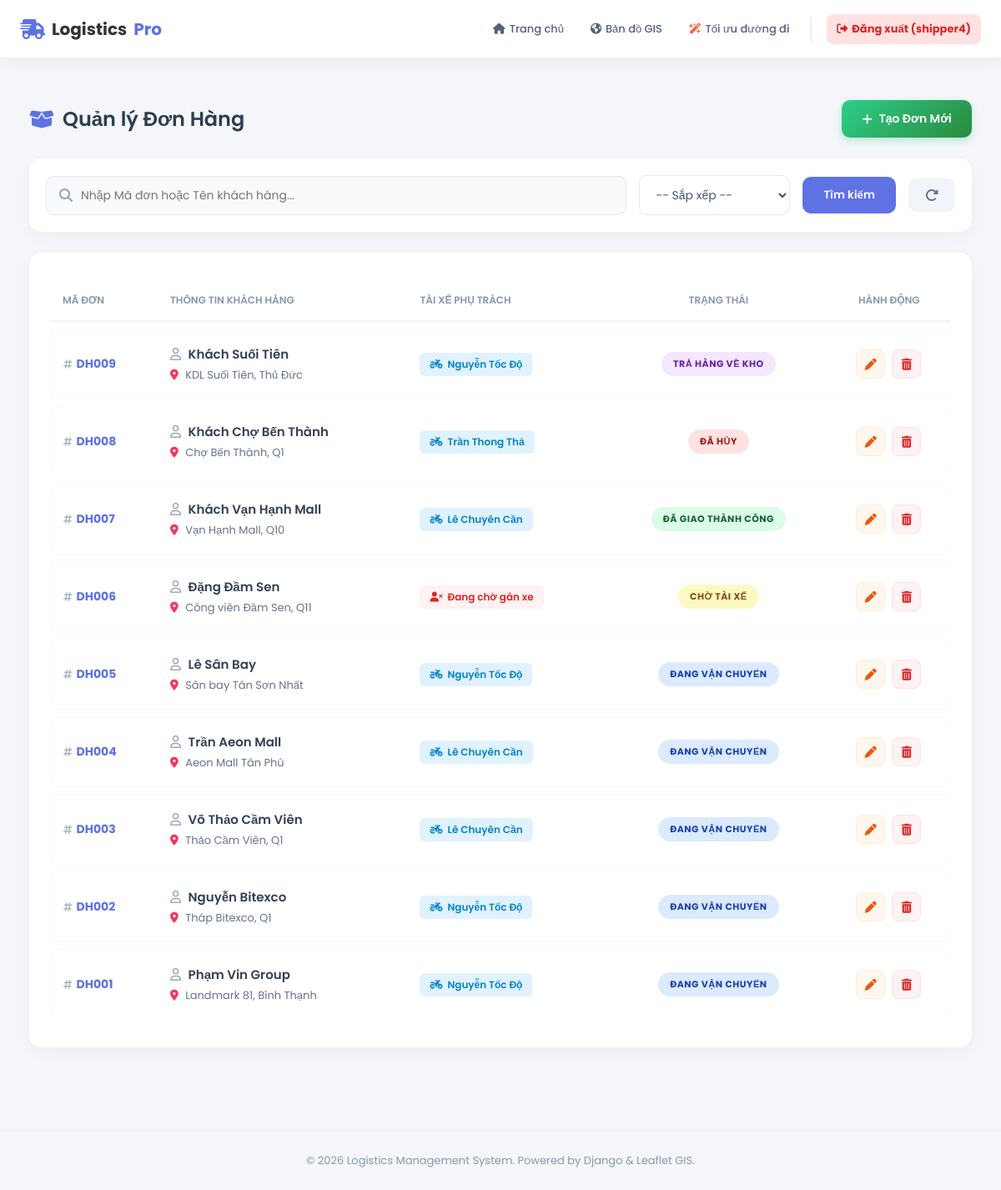
The app's page /quan-ly-don-hang/ (signed in) with its own data.
### core/models.py (models this page shows, shortened)
class DonHang(models.Model):
    ma_don = models.CharField(max_length=20, unique=True)
    ten_nguoi_nhan = models.CharField(max_length=100)
    dia_chi_nguoi_nhan = models.CharField(max_length=200)
    sdt_nguoi_nhan = models.CharField(max_length=15)
    lat_khach = models.FloatField()
    lng_khach = models.FloatField()
    khoi_luong = models.FloatField(help_text="Đơn vị: kg")
    kho_xuat_phat = models.ForeignKey(KhoHang, on_delete=models.CASCADE)
    tai_xe = models.ForeignKey(TaiXe, on_delete=models.SET_NULL, null=True, blank=True)
    trang_thai = models.CharField(max_length=50, default='Đang xử lý')
    ngay_tao = models.DateTimeField(auto_now_add=True)

class TaiXe(models.Model):
    user = models.OneToOneField(User, on_delete=models.SET_NULL, null=True, blank=True, verbose_name="Tài khoản đăng nhập")
    ten_tai_xe = models.CharField(max_length=100)
    sdt = models.CharField(max_length=15)
    bien_so = models.CharField(max_length=20)
    loai_xe = models.CharField(max_length=50, choices=[
        ('Xe máy', 'Xe máy'),
        ('Xe tải', 'Xe tải'),
        ('Xe bán tải', 'Xe bán tải')
    ])
    trang_thai = models.CharField(max_length=20, default='Sẵn sàng')
    CA_LAM_CHOICES = [
        ('SANG', 'Ca Sáng (6h - 14h)'),
        ('CHIEU', 'Ca Chiều (14h - 22h)'),
        ('DEM', 'Ca Đêm (22h - 6h)'),
    ]
    ca_lam_viec = models.CharField(max_length=10, choices=CA_LAM_CHOICES, default='SANG', verbose_name="Ca làm việc")
    dang_lam_viec = models.BooleanField(default=False, verbose_name="Đang Online (Chấm công)")
    tong_don_thang_nay = models.IntegerField(default=0, verbose_name="KPI Số đơn/Tháng")
    doanh_thu_tich_luy = models.DecimalField(max_digits=15, decimal_places=0, default=0, verbose_name="Doanh thu tích lũy")

### core/views.py (the view)
# urls.py: path('quan-ly-don-hang/', views.quan_ly_don_hang, name='quan_ly_don_hang'),
@login_required(login_url='core:login')
def quan_ly_don_hang(request):
    ds = DonHang.objects.all().order_by('-ngay_tao')
    q = request.GET.get('q')
    if q:
        ds = ds.filter(Q(ma_don__icontains=q) | Q(ten_nguoi_nhan__icontains=q))
    sort = request.GET.get('sort')
    if sort == 'trang_thai': ds = ds.order_by('trang_thai')
    return render(request, 'order_manager.html', {'ds_don': ds})

### templates/order_manager.html (shortened to what this page needs)
{% extends "base.html" %}
{% load static %}
{% block content %}
<link rel="stylesheet" href="https://cdnjs.cloudflare.com/ajax/libs/font-awesome/6.4.0/css/all.min.css">
<div class="dashboard-container">
    <div class="page-header">
        <h2 class="page-title"><i class="fa-solid fa-box-open" style="color: #5e72e4;"></i> Quản lý Đơn Hàng</h2>
        <a href="{% url 'core:them_don_hang' %}" class="btn-add">
            <i class="fa-solid fa-plus"></i> Tạo Đơn Mới
        </a>
    </div>
    <form method="GET" class="toolbar">
        <div class="search-box">
            <i class="fa-solid fa-magnifying-glass" style="color: #94a3b8;"></i>
            <input type="text" name="q" placeholder="Nhập Mã đơn hoặc Tên khách hàng..." value="{{ request.GET.q|default:'' }}">
        </div>
        <select name="sort" onchange="this.form.submit()" class="filter-select">
            <option value="">-- Sắp xếp --</option>
        </select>
        <button type="submit" class="btn-search">Tìm kiếm</button>
        <a href="{% url 'core:quan_ly_don_hang' %}" class="btn-reset" title="Xóa bộ lọc">
            <i class="fa-solid fa-rotate-right"></i>
        </a>
    </form>
    <div class="table-card">
        <table class="custom-table">
            <thead>
                <tr>
                    <th>Mã Đơn</th>
                    <th>Thông tin Khách Hàng</th>
                    <th>Tài Xế Phụ Trách</th>
                    <th style="text-align: center;">Trạng Thái</th>
                    <th style="text-align: center;">Hành động</th>
                </tr>
            </thead>
            <tbody>
                {% for don in ds_don %}
                <tr>
                    <td>
                        <a href="{% url 'core:chi_tiet' don.ma_don %}" class="order-id" title="Xem bản đồ lộ trình">
                            <i class="fa-solid fa-hashtag" style="font-size: 12px; color: #adb5bd;"></i>{{ don.ma_don }}
                        </a>
                    </td>
                    <td>
                        <div style="font-weight: 600; color: #334155; font-size: 15px; margin-bottom: 4px;">
                            <i class="fa-regular fa-user" style="color: #94a3b8; margin-right: 5px;"></i> {{ don.ten_nguoi_nhan }}
                        </div>
                        <div style="font-size: 13px; color: #64748b;">
                            <i class="fa-solid fa-location-dot" style="color: #f5365c; margin-right: 5px;"></i> {{ don.dia_chi_nguoi_nhan }}
                        </div>
                    </td>
                    <td>
                        {% if don.tai_xe %}
                            <span class="badge-shipper">
                                <i class="fa-solid fa-motorcycle"></i> {{ don.tai_xe.ten_tai_xe }}
                            </span>
                        {% else %}
                            <span class="badge-no-shipper">
                                <i class="fa-solid fa-user-xmark"></i> Đang chờ gán xe
                            </span>
                        {% endif %}
                    </td>
                    <td style="text-align: center;">
                        <span class="status-badge">{{ don.trang_thai }}</span>
                    </td>
                    <td>
                        <div class="action-group">
                            <a href="{% url 'core:sua_don_hang' don.id %}" class="btn-action btn-edit" title="Sửa thông tin đơn">
                                <i class="fa-solid fa-pen"></i>
                            </a>
                            <a href="{% url 'core:xoa_don_hang' don.id %}" class="btn-action btn-delete"
                               onclick="return confirm('⚠️ Cảnh báo: Việc xóa đơn hàng {{ don.ma_don }} không thể khôi phục.\nBạn có chắc chắn?')" title="Hủy đơn hàng">
                                <i class="fa-solid fa-trash-can"></i>
                            </a>
                        </div>
                    </td>
                </tr>
                {% endfor %}
            </tbody>
        </table>
    </div>
</div>
{% endblock %}

### templates/base.html (shortened to what this page needs)
{% load static %}
<!DOCTYPE html>
<html lang="vi">
<head>
    <link rel="stylesheet" href="https://cdnjs.cloudflare.com/ajax/libs/font-awesome/6.4.0/css/all.min.css">
</head>
<body>
    <nav class="navbar">
        <a href="{% url 'core:home' %}" class="nav-brand">
            <i class="fa-solid fa-truck-fast"></i>
            Logistics<span style="color: #5e72e4;">Pro</span>
        </a>
        <ul class="nav-links">
            <li class="nav-item">
                {% if user.is_authenticated and user.taixe %}
                    <a href="{% url 'core:app_shipper' %}"><i class="fa-solid fa-house-user"></i> Trang chủ </a>
                {% else %}
                    <a href="{% url 'core:home' %}"><i class="fa-solid fa-house"></i> Trang chủ</a>
                {% endif %}
            </li>
            <li class="nav-item">
                <a href="{% url 'core:ban_do_chung' %}">
                    <i class="fa-solid fa-earth-americas"></i> Bản đồ GIS
                </a>
            </li>
            <li class="nav-item">
                <a href="{% url 'core:toi_uu' %}">
                    <i class="fa-solid fa-wand-magic-sparkles" style="color: #fb6340;"></i> Tối ưu đường đi
                </a>
            </li>
            <li style="border-left: 2px solid #eee; height: 30px; margin: 0 5px;"></li>
            {% if user.is_authenticated %}
                <li class="nav-item" style="margin-left: 5px;">
                    <a href="{% url 'core:logout' %}" style="background: #fee2e2; color: #dc2626; font-weight: bold;">
                        <i class="fa-solid fa-right-from-bracket"></i> Đăng xuất ({{ user.username }})
                    </a>
                </li>
            {% else %}
                <li class="nav-item">
                    <a href="{% url 'core:login' %}" style="background: #e0f2fe; color: #0284c7; font-weight: bold;">
                        <i class="fa-solid fa-user-lock"></i> Đăng nhập
                    </a>
                </li>
            {% endif %}
        </ul>
    </nav>
    <main style="min-height: 80vh; padding: 20px;">
        {% block content %}
        {% endblock %}
    </main>
    <footer class="footer">
        &copy; 2026 Logistics Management System. Powered by Django & Leaflet GIS.
    </footer>
    <link href="https://cdn.jsdelivr.net/npm/select2@4.1.0-rc.0/dist/css/select2.min.css" rel="stylesheet" />
</body>
</html>

### templates/base.html (style rules this page uses)
* { margin: 0; padding: 0; box-sizing: border-box; }
body { font-family: 'Poppins', sans-serif; background-color: #f4f6f9; color: #333; }
.navbar { background: rgba(255, 255, 255, 0.95); backdrop-filter: blur(10px); height: 70px; display: flex; justify-content: space-between; align-items: center; padding: 0 2%; position: sticky; top: 0; z-index: 1000; box-shadow: 0 4px 20px rgba(0,0,0,0.05); border-bottom: 1px solid #eee; }
.nav-brand { font-size: 20px; font-weight: 700; color: #333; text-decoration: none; display: flex; align-items: center; gap: 8px; margin-right: 15px; }
.nav-brand i { color: #5e72e4; font-size: 24px; }
.nav-links { display: flex; gap: 8px; list-style: none; align-items: center; flex-wrap: nowrap; }
.nav-item a { text-decoration: none; color: #525f7f; font-weight: 500; font-size: 13px; transition: all 0.3s ease; display: flex; align-items: center; gap: 5px; padding: 8px 12px; border-radius: 8px; white-space: nowrap; }
input[type="text"], input[type="password"], input[type="number"], input[type="email"], input[type="tel"], select, textarea, .form-control { border: 2px solid #e2e8f0; border-radius: 10px; padding: 10px 15px; font-size: 14px; transition: all 0.3s; background-color: #f8fafc; color: #334155; outline: none; font-family: inherit; }
.footer { text-align: center; padding: 25px; color: #8898aa; font-size: 13px; margin-top: 50px; border-top: 1px solid #eee; }

### records on screen
DonHang: ma_don "DH009", ten_nguoi_nhan "Khách Suối Tiên", dia_chi_nguoi_nhan "KDL Suối Tiên, Thủ Đức", tai_xe.ten_tai_xe "Nguyễn Tốc Độ", trang_thai "TRẢ HÀNG VỀ KHO"
DonHang: ma_don "DH008", ten_nguoi_nhan "Khách Chợ Bến Thành", dia_chi_nguoi_nhan "Chợ Bến Thành, Q1", tai_xe.ten_tai_xe "Trần Thong Thả", trang_thai "ĐÃ HỦY"
DonHang: ma_don "DH007", ten_nguoi_nhan "Khách Vạn Hạnh Mall", dia_chi_nguoi_nhan "Vạn Hạnh Mall, Q10", tai_xe.ten_tai_xe "Lê Chuyên Cần", trang_thai "ĐÃ GIAO THÀNH CÔNG"
DonHang: ma_don "DH006", ten_nguoi_nhan "Đặng Đầm Sen", dia_chi_nguoi_nhan "Công viên Đầm Sen, Q11", shows "Đang chờ gán xe", trang_thai "CHỜ TÀI XẾ"
DonHang: ma_don "DH005", ten_nguoi_nhan "Lê Sân Bay", dia_chi_nguoi_nhan "Sân bay Tân Sơn Nhất", tai_xe.ten_tai_xe "Nguyễn Tốc Độ", trang_thai "ĐANG VẬN CHUYỂN"
DonHang: ma_don "DH004", ten_nguoi_nhan "Trần Aeon Mall", dia_chi_nguoi_nhan "Aeon Mall Tân Phú", tai_xe.ten_tai_xe "Lê Chuyên Cần", trang_thai "ĐANG VẬN CHUYỂN"
DonHang: ma_don "DH003", ten_nguoi_nhan "Võ Thảo Cầm Viên", dia_chi_nguoi_nhan "Thảo Cầm Viên, Q1", tai_xe.ten_tai_xe "Lê Chuyên Cần", trang_thai "ĐANG VẬN CHUYỂN"
DonHang: ma_don "DH002", ten_nguoi_nhan "Nguyễn Bitexco", dia_chi_nguoi_nhan "Tháp Bitexco, Q1", tai_xe.ten_tai_xe "Nguyễn Tốc Độ", trang_thai "ĐANG VẬN CHUYỂN"
DonHang: ma_don "DH001", ten_nguoi_nhan "Phạm Vin Group", dia_chi_nguoi_nhan "Landmark 81, Bình Thạnh", tai_xe.ten_tai_xe "Nguyễn Tốc Độ", trang_thai "ĐANG VẬN CHUYỂN"

### other values on screen
{{ user.username }} "shipper4"
